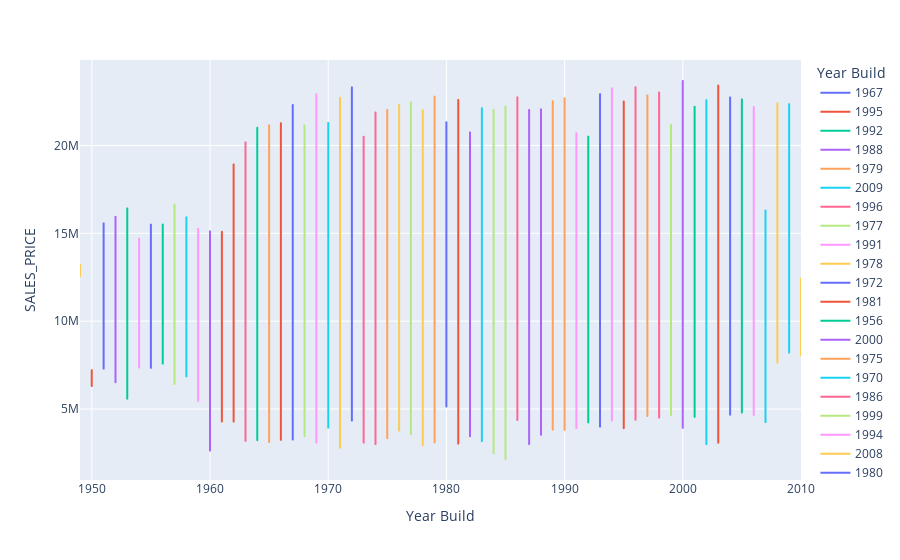

This figure's notebook cell:
### Code cell
px.line(train,x="Year Build",y="SALES_PRICE",color='Year Build')
